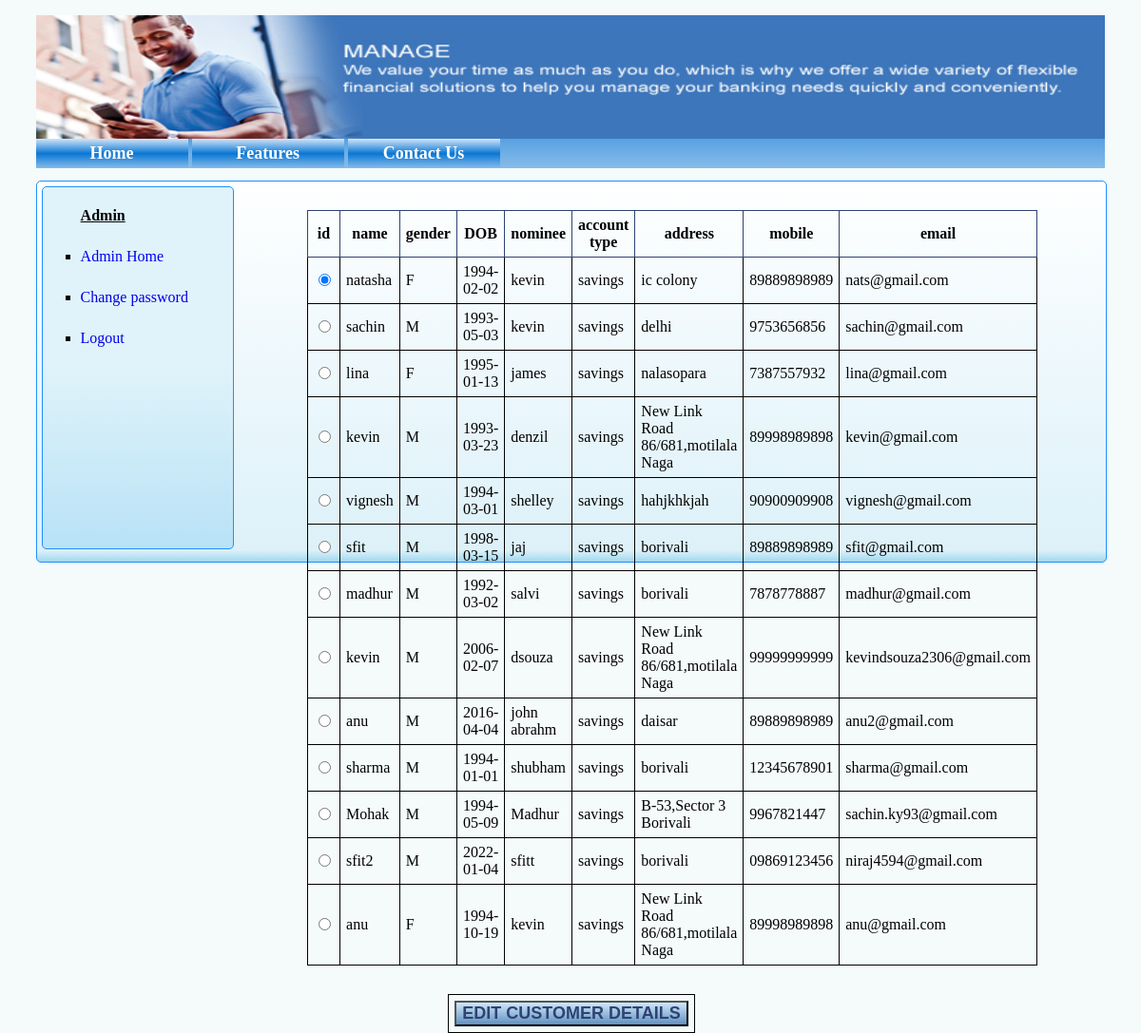
The page /display_customer.php (signed in) on the database its author committed.
### tables this page shows
CREATE TABLE IF NOT EXISTS `customer` (
`id` int(5) NOT NULL,
  `name` varchar(255) NOT NULL,
  `gender` char(1) NOT NULL,
  `dob` date NOT NULL,
  `nominee` varchar(255) NOT NULL,
  `account` varchar(255) NOT NULL,
  `address` varchar(255) NOT NULL,
  `mobile` varchar(11) NOT NULL,
  `email` varchar(255) NOT NULL,
  `password` varchar(255) NOT NULL,
  `color_passwd` varchar(240) NOT NULL,
  `pattern` varchar(240) NOT NULL,
  `branch` varchar(255) NOT NULL,
  `ifsc` varchar(255) NOT NULL,
  `lastlogin` datetime NOT NULL,
  `accstatus` varchar(255) NOT NULL,
  `pwdlen` int(30) NOT NULL
);

### display_customer.php (the view, shortened to what this page needs)
<!DOCTYPE html>
<?php
$sql="SELECT * FROM `customer`";
$result=  mysql_query($sql) or die(mysql_error());
$sql_min="SELECT MIN(id) from customer";
$result_min=  mysql_query($sql_min);
$rws_min=  mysql_fetch_array($result_min);
?>
<html>
    <head>
        <link rel="stylesheet" type="text/css" href="newcss.css"/>
    </head>
    <?php include 'header.php'?>
                <div class="displaystaff_content">
                    <?php include 'admin_navbar.php'?>
                <form action="editcustomer.php" method="POST">
                    <table align="center">
                        <th>id</th>
                        <th>name</th>
                        <th>gender</th>
                        <th>DOB</th>
                        <th>nominee</th>
                        <th>account type</th>
                        <th>address</th>
                        <th>mobile</th>
                        <th>email</th>
                        <?php
                        while($rws=  mysql_fetch_array($result)){
                            echo "<tr><td><input type='radio' name='customer_id' value=".$rws[0];
                            if($rws[0]==$rws_min[0]) echo' checked';
                            echo " /></td>";
                            echo "<td>".$rws[1]."</td>";
                            echo "<td>".$rws[2]."</td>";
                            echo "<td>".$rws[3]."</td>";
                            echo "<td>".$rws[4]."</td>";
                            echo "<td>".$rws[5]."</td>";
                            echo "<td>".$rws[6]."</td>";
                            echo "<td>".$rws[7]."</td>";
                            echo "<td>".$rws[8]."</td>";
                            echo "</tr>";
                        }
                        ?>
                    </table>
                    <table align="center">
                        <tr>
                            <td>
                                <input type="submit" name="submit_id" value="EDIT CUSTOMER DETAILS" class='addstaff_button'/>
                            </td>
                        </tr>
                    </table>
                </form>
                </div>
    </body>
</html>

### header.php
<body>
    <div class="wrapper">
    <div class="header">
        <img src="header.jpg" height="100%" width="100%"/>
        </div>
        <div class="navbar">
        <ul>
        <li><a href="index.php">Home</a></li>
        <li><a href="features.php">Features</a></li>
        <li id="last"><a href="contact.php">Contact Us</a></li>
        </ul>
        </div>

### admin_navbar.php
<div class='admin_nav'>
               <ul>
                   <li id='caption'><b><u>Admin</u></b></li>
                   <li><a href="admin_hompage.php">Admin Home</a></li>
                   <li><a href="change_password.php">Change password</a></li>
                   <li><a href="admin_logout.php">Logout</a></li>
                   </ul>
               </div>

### newcss.css (style rules this page uses)
body { background-color:#F9F6F4; background-color:#F5FAFA; font-family:verdana; }
.wrapper { width:95%; margin:0px auto; }
.header { float:left; height:130px; width:100%; margin-top:0px; background-color:blue; }
.navbar ul { list-style-type:none; background: linear-gradient(to bottom, rgba(208,228,247,1) 0%,rgba(115,177,231,1) 24%,rgba(10,119,213,1) 50%,rgba(83,159,225,1) 79%,rgba(135,188,234,1) 100%); margin-bottom:13px; padding:0px; }
.navbar li { display:inline-block; font-size:18px; }
.navbar a { text-decoration:none; background: linear-gradient(to bottom, rgba(208,228,247,1) 0%,rgba(115,177,231,1) 24%,rgba(10,119,213,1) 50%,rgba(83,159,225,1) 79%,rgba(135,188,234,1) 100%); color:white; padding:5px; display:inline-block; }
.navbar a:link, a:visited { display: block; width: 150px; font-weight: bold; color: white; background: linear-gradient(to bottom, rgba(208,228,247,1) 0%,rgba(115,177,231,1) 24%,rgba(10,119,213,1) 50%,rgba(83,159,225,1) 79%,rgba(135,188,234,1) 100%); text-align: center; text-decoration: none; }
.admin_nav { float:left; height:95%; width:200px; background: linear-gradient(to bottom, rgba(224,243,250,1) 49%,rgba(184,226,246,1) 100%,rgba(182,223,253,1) 100%); border:1px solid dodgerblue; border-radius:5px; margin:5px; }
.admin_nav li { text-align:left; padding-top:5px; padding-bottom:20px; padding-left:0px; list-style-type:square; }
.admin_nav a { text-decoration:none; }
.admin_nav li#caption { list-style-type:none; }
.addstaff_button { background: linear-gradient(to bottom, rgba(207,231,250,1) 0%,rgba(99,147,193,1) 98%,rgba(99,147,193,1) 100%); font-size:18px; color:#2E4372; font-weight: bold; cursor:pointer; }
.displaystaff_content { height:400px; width:100%; border:1px solid dodgerblue; border-radius:5px; background: linear-gradient(to bottom, rgba(254,255,255,1) 0%,rgba(221,241,249,1) 97%,rgba(160,216,239,1) 100%); }
.displaystaff_content table { margin-top:30px; }
table { width:20%; height:15%; border-width:0px 0px 1px 1px; border:1px solid #000000; }
table tr td { border:1px solid #000000; }

### display_customer.php (style rules this page uses)
.displaystaff_content table,th,td { padding:6px; border: 1px solid #2E4372; border-collapse: collapse; }

### rows shown on the page
customer: customer_id "☑", name "natasha", gender "F", dob "1994-02-02", nominee "kevin", account "savings", address "ic colony", mobile "89889898989", email "nats@gmail.com"
customer: name "sachin", gender "M", dob "1993-05-03", nominee "kevin", account "savings", address "delhi", mobile "9753656856", email "sachin@gmail.com"
customer: name "lina", gender "F", dob "1995-01-13", nominee "james", account "savings", address "nalasopara", mobile "7387557932", email "lina@gmail.com"
customer: name "kevin", gender "M", dob "1993-03-23", nominee "denzil", account "savings", address "New Link Road 86/681,motilala Naga", mobile "89998989898", email "kevin@gmail.com"
customer: name "vignesh", gender "M", dob "1994-03-01", nominee "shelley", account "savings", address "hahjkhkjah", mobile "90900909908", email "vignesh@gmail.com"
customer: name "sfit", gender "M", dob "1998-03-15", nominee "jaj", account "savings", address "borivali", mobile "89889898989", email "sfit@gmail.com"
customer: name "madhur", gender "M", dob "1992-03-02", nominee "salvi", account "savings", address "borivali", mobile "7878778887", email "madhur@gmail.com"
customer: name "kevin", gender "M", dob "2006-02-07", nominee "dsouza", account "savings", address "New Link Road 86/681,motilala Naga", mobile "99999999999", email "kevindsouza2306@gmail.com"
customer: name "anu", gender "M", dob "2016-04-04", nominee "john abrahm", account "savings", address "daisar", mobile "89889898989", email "anu2@gmail.com"
customer: name "sharma", gender "M", dob "1994-01-01", nominee "shubham", account "savings", address "borivali", mobile "12345678901", email "sharma@gmail.com"
customer: name "Mohak", gender "M", dob "1994-05-09", nominee "Madhur", account "savings", address "B-53,Sector 3 Borivali", mobile "9967821447", email "sachin.ky93@gmail.com"
customer: name "sfit2", gender "M", dob "2022-01-04", nominee "sfitt", account "savings", address "borivali", mobile "09869123456", email "niraj4594@gmail.com"
customer: name "anu", gender "F", dob "1994-10-19", nominee "kevin", account "savings", address "New Link Road 86/681,motilala Naga", mobile "89998989898", email "anu@gmail.com"
